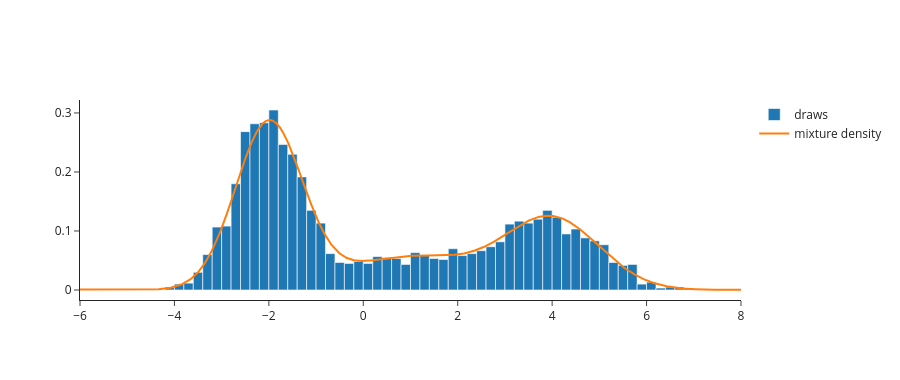

Notebook cell for this chart:
### Markdown cell above
## 2. Sampling in two steps

### Code cell
# step 1: pick a component for every draw
z = rng.choice(3, size=3000, p=pi)
# step 2: draw from the picked component
x = rng.normal(mu[z], np.sqrt(var[z]))
print("share of draws from each component:", np.bincount(z) / len(z))
fig = go.Figure(go.Histogram(x=x, histnorm="probability density", nbinsx=60, name="draws"))
fig.add_trace(go.Scatter(x=g, y=dens, mode="lines", name="mixture density"))
fig.update_layout(template="simple_white", xaxis_range=[-6, 8], height=380)
fig.show()

### Figure 1 — Plotly figure (JSON) as saved in the notebook; plotly's stock layout.template omitted (floating-point values rounded to 4 significant figures; data arrays with more than 128 entries replaced by an {"elided": "..."} marker saying what was removed)
{"data": [{"histnorm": "probability density", "name": "draws", "nbinsx": 60, "type": "histogram", "x": {"elided": "3000 float values"}}, {"mode": "lines", "name": "mixture density", "type": "scatter", "x": {"elided": "20001 float values"}, "y": {"elided": "20001 float values"}}], "layout": {"height": 380, "xaxis": {"range": [-6, 8]}}}
